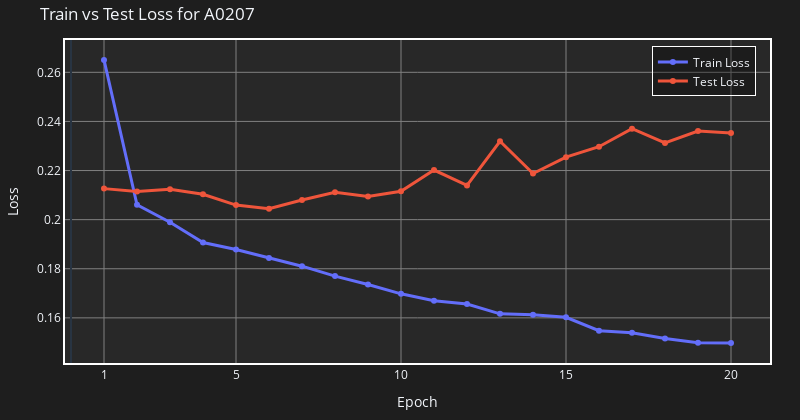
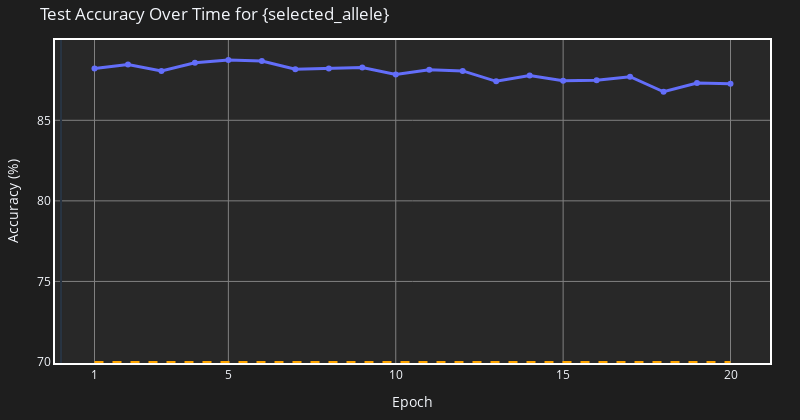
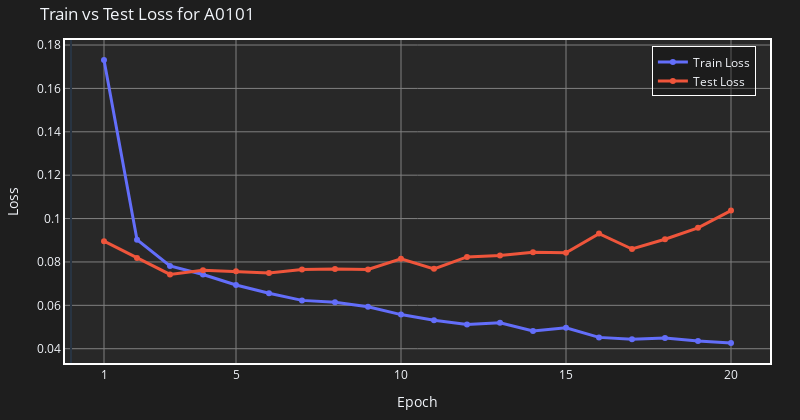
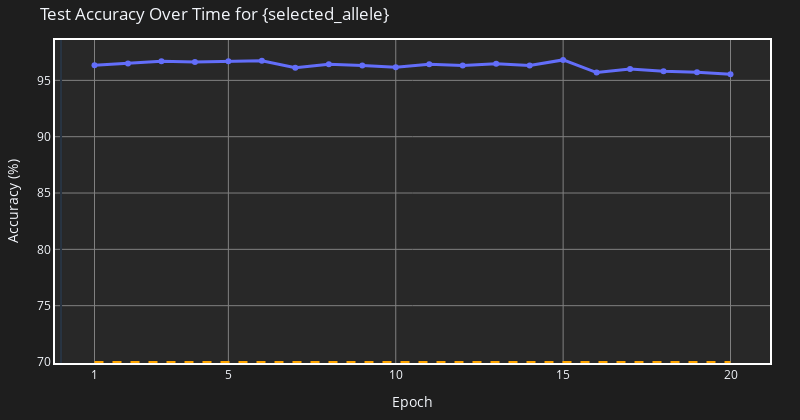

These figures' notebook cell, in order:
### Markdown cell above
##### Plot the train / tests losses. Include the plots obtained in your report.

### Code cell
from evaluation import plot_training_results

# Generate plots
for selected_allele, data in to_plot.items():
    train_losses = data['train_losses']
    test_losses = data['test_losses']
    accuracies = data['accuracies']
    epochs = data['epochs']
    plot_training_results(selected_allele, train_losses, test_losses, accuracies, 20)

### Figure 1 — Plotly figure (JSON) as saved in the notebook; plotly's stock layout.template omitted (floating-point values rounded to 4 significant figures)
{"data": [{"hoverinfo": "text", "hovertext": ["Epoch 1: 0.2651", "Epoch 2: 0.2061", "Epoch 3: 0.1989", "Epoch 4: 0.1907", "Epoch 5: 0.1878", "Epoch 6: 0.1844", "Epoch 7: 0.1811", "Epoch 8: 0.1770", "Epoch 9: 0.1736", "Epoch 10: 0.1698", "Epoch 11: 0.1670", "Epoch 12: 0.1656", "Epoch 13: 0.1616", "Epoch 14: 0.1613", "Epoch 15: 0.1602", "Epoch 16: 0.1548", "Epoch 17: 0.1540", "Epoch 18: 0.1516", "Epoch 19: 0.1499", "Epoch 20: 0.1497"], "line": {"width": 3}, "mode": "lines+markers", "name": "Train Loss", "type": "scatter", "x": [1, 2, 3, 4, 5, 6, 7, 8, 9, 10, 11, 12, 13, 14, 15, 16, 17, 18, 19, 20], "y": [0.2651, 0.2061, 0.1989, 0.1907, 0.1878, 0.1844, 0.1811, 0.177, 0.1736, 0.1698, 0.167, 0.1656, 0.1616, 0.1613, 0.1602, 0.1548, 0.154, 0.1516, 0.1499, 0.1497]}, {"hoverinfo": "text", "hovertext": ["Epoch 1: 0.2126", "Epoch 2: 0.2115", "Epoch 3: 0.2124", "Epoch 4: 0.2103", "Epoch 5: 0.2059", "Epoch 6: 0.2045", "Epoch 7: 0.2080", "Epoch 8: 0.2112", "Epoch 9: 0.2094", "Epoch 10: 0.2116", "Epoch 11: 0.2202", "Epoch 12: 0.2140", "Epoch 13: 0.2319", "Epoch 14: 0.2188", "Epoch 15: 0.2255", "Epoch 16: 0.2297", "Epoch 17: 0.2371", "Epoch 18: 0.2313", "Epoch 19: 0.2361", "Epoch 20: 0.2353"], "line": {"width": 3}, "mode": "lines+markers", "name": "Test Loss", "type": "scatter", "x": [1, 2, 3, 4, 5, 6, 7, 8, 9, 10, 11, 12, 13, 14, 15, 16, 17, 18, 19, 20], "y": [0.2126, 0.2115, 0.2124, 0.2103, 0.2059, 0.2045, 0.208, 0.2112, 0.2094, 0.2116, 0.2202, 0.214, 0.2319, 0.2188, 0.2255, 0.2297, 0.2371, 0.2313, 0.2361, 0.2353]}], "layout": {"height": 420, "legend": {"bgcolor": "rgba(0,0,0,0.3)", "bordercolor": "white", "borderwidth": 1, "x": 0.98, "xanchor": "right", "y": 0.98, "yanchor": "top"}, "margin": {"b": 40, "l": 40, "r": 30, "t": 40}, "paper_bgcolor": "rgba(30, 30, 30, 1)", "plot_bgcolor": "rgba(40, 40, 40, 1)", "title": {"text": "Train vs Test Loss for A0207"}, "width": 800, "xaxis": {"gridcolor": "gray", "gridwidth": 1, "linecolor": "white", "linewidth": 2, "mirror": true, "showgrid": true, "tickmode": "array", "tickvals": [1, 5, 10, 15, 20], "title": {"text": "Epoch"}, "zeroline": true, "zerolinewidth": 2}, "yaxis": {"gridcolor": "gray", "gridwidth": 1, "linecolor": "white", "linewidth": 2, "mirror": true, "showgrid": true, "title": {"text": "Loss"}, "zeroline": true, "zerolinewidth": 2}}}

### Figure 2 — Plotly figure (JSON) as saved in the notebook; plotly's stock layout.template omitted (floating-point values rounded to 4 significant figures)
{"data": [{"hoverinfo": "text", "hovertext": ["Epoch 1: 88.21%", "Epoch 2: 88.46%", "Epoch 3: 88.07%", "Epoch 4: 88.57%", "Epoch 5: 88.75%", "Epoch 6: 88.68%", "Epoch 7: 88.17%", "Epoch 8: 88.21%", "Epoch 9: 88.28%", "Epoch 10: 87.85%", "Epoch 11: 88.14%", "Epoch 12: 88.07%", "Epoch 13: 87.42%", "Epoch 14: 87.78%", "Epoch 15: 87.46%", "Epoch 16: 87.49%", "Epoch 17: 87.71%", "Epoch 18: 86.77%", "Epoch 19: 87.31%", "Epoch 20: 87.28%"], "line": {"width": 3}, "mode": "lines+markers", "name": "Test Accuracy", "type": "scatter", "x": [1, 2, 3, 4, 5, 6, 7, 8, 9, 10, 11, 12, 13, 14, 15, 16, 17, 18, 19, 20], "y": [88.21, 88.46, 88.07, 88.57, 88.75, 88.68, 88.17, 88.21, 88.28, 87.85, 88.14, 88.07, 87.42, 87.78, 87.46, 87.49, 87.71, 86.77, 87.31, 87.28]}], "layout": {"height": 420, "legend": {"bgcolor": "rgba(0,0,0,0.3)", "bordercolor": "white", "borderwidth": 1, "x": 0.98, "xanchor": "right", "y": 0.98, "yanchor": "top"}, "margin": {"b": 40, "l": 40, "r": 30, "t": 40}, "paper_bgcolor": "rgba(30, 30, 30, 1)", "plot_bgcolor": "rgba(40, 40, 40, 1)", "shapes": [{"line": {"color": "orange", "dash": "dash", "width": 2}, "type": "line", "x0": 1, "x1": 20, "y0": 70, "y1": 70}], "title": {"text": "Test Accuracy Over Time for {selected_allele}"}, "width": 800, "xaxis": {"gridcolor": "gray", "gridwidth": 1, "linecolor": "white", "linewidth": 2, "mirror": true, "showgrid": true, "tickmode": "array", "tickvals": [1, 5, 10, 15, 20], "title": {"text": "Epoch"}, "zeroline": true, "zerolinewidth": 2}, "yaxis": {"gridcolor": "gray", "gridwidth": 1, "linecolor": "white", "linewidth": 2, "mirror": true, "showgrid": true, "title": {"text": "Accuracy (%)"}, "zeroline": true, "zerolinewidth": 2}}}

### Figure 3 — Plotly figure (JSON) as saved in the notebook; plotly's stock layout.template omitted (floating-point values rounded to 4 significant figures)
{"data": [{"hoverinfo": "text", "hovertext": ["Epoch 1: 0.1731", "Epoch 2: 0.0903", "Epoch 3: 0.0782", "Epoch 4: 0.0742", "Epoch 5: 0.0694", "Epoch 6: 0.0656", "Epoch 7: 0.0623", "Epoch 8: 0.0614", "Epoch 9: 0.0593", "Epoch 10: 0.0557", "Epoch 11: 0.0531", "Epoch 12: 0.0512", "Epoch 13: 0.0519", "Epoch 14: 0.0482", "Epoch 15: 0.0497", "Epoch 16: 0.0452", "Epoch 17: 0.0443", "Epoch 18: 0.0449", "Epoch 19: 0.0436", "Epoch 20: 0.0426"], "line": {"width": 3}, "mode": "lines+markers", "name": "Train Loss", "type": "scatter", "x": [1, 2, 3, 4, 5, 6, 7, 8, 9, 10, 11, 12, 13, 14, 15, 16, 17, 18, 19, 20], "y": [0.1731, 0.09026, 0.07815, 0.07424, 0.06939, 0.06561, 0.06229, 0.06143, 0.05932, 0.05574, 0.05312, 0.05115, 0.05193, 0.04816, 0.04966, 0.04523, 0.04432, 0.04489, 0.04357, 0.04259]}, {"hoverinfo": "text", "hovertext": ["Epoch 1: 0.0896", "Epoch 2: 0.0819", "Epoch 3: 0.0743", "Epoch 4: 0.0762", "Epoch 5: 0.0757", "Epoch 6: 0.0749", "Epoch 7: 0.0765", "Epoch 8: 0.0767", "Epoch 9: 0.0766", "Epoch 10: 0.0815", "Epoch 11: 0.0768", "Epoch 12: 0.0823", "Epoch 13: 0.0830", "Epoch 14: 0.0844", "Epoch 15: 0.0842", "Epoch 16: 0.0931", "Epoch 17: 0.0860", "Epoch 18: 0.0905", "Epoch 19: 0.0957", "Epoch 20: 0.1037"], "line": {"width": 3}, "mode": "lines+markers", "name": "Test Loss", "type": "scatter", "x": [1, 2, 3, 4, 5, 6, 7, 8, 9, 10, 11, 12, 13, 14, 15, 16, 17, 18, 19, 20], "y": [0.08958, 0.08187, 0.07426, 0.07617, 0.07569, 0.07495, 0.07647, 0.07671, 0.07655, 0.08148, 0.07683, 0.08232, 0.083, 0.08442, 0.08421, 0.09308, 0.08596, 0.09048, 0.09571, 0.1037]}], "layout": {"height": 420, "legend": {"bgcolor": "rgba(0,0,0,0.3)", "bordercolor": "white", "borderwidth": 1, "x": 0.98, "xanchor": "right", "y": 0.98, "yanchor": "top"}, "margin": {"b": 40, "l": 40, "r": 30, "t": 40}, "paper_bgcolor": "rgba(30, 30, 30, 1)", "plot_bgcolor": "rgba(40, 40, 40, 1)", "title": {"text": "Train vs Test Loss for A0101"}, "width": 800, "xaxis": {"gridcolor": "gray", "gridwidth": 1, "linecolor": "white", "linewidth": 2, "mirror": true, "showgrid": true, "tickmode": "array", "tickvals": [1, 5, 10, 15, 20], "title": {"text": "Epoch"}, "zeroline": true, "zerolinewidth": 2}, "yaxis": {"gridcolor": "gray", "gridwidth": 1, "linecolor": "white", "linewidth": 2, "mirror": true, "showgrid": true, "title": {"text": "Loss"}, "zeroline": true, "zerolinewidth": 2}}}

### Figure 4 — Plotly figure (JSON) as saved in the notebook; plotly's stock layout.template omitted (floating-point values rounded to 4 significant figures)
{"data": [{"hoverinfo": "text", "hovertext": ["Epoch 1: 96.35%", "Epoch 2: 96.51%", "Epoch 3: 96.70%", "Epoch 4: 96.62%", "Epoch 5: 96.70%", "Epoch 6: 96.74%", "Epoch 7: 96.12%", "Epoch 8: 96.43%", "Epoch 9: 96.31%", "Epoch 10: 96.16%", "Epoch 11: 96.43%", "Epoch 12: 96.31%", "Epoch 13: 96.47%", "Epoch 14: 96.31%", "Epoch 15: 96.82%", "Epoch 16: 95.69%", "Epoch 17: 96.00%", "Epoch 18: 95.81%", "Epoch 19: 95.73%", "Epoch 20: 95.54%"], "line": {"width": 3}, "mode": "lines+markers", "name": "Test Accuracy", "type": "scatter", "x": [1, 2, 3, 4, 5, 6, 7, 8, 9, 10, 11, 12, 13, 14, 15, 16, 17, 18, 19, 20], "y": [96.35, 96.51, 96.7, 96.62, 96.7, 96.74, 96.12, 96.43, 96.31, 96.16, 96.43, 96.31, 96.47, 96.31, 96.82, 95.69, 96.0, 95.81, 95.73, 95.54]}], "layout": {"height": 420, "legend": {"bgcolor": "rgba(0,0,0,0.3)", "bordercolor": "white", "borderwidth": 1, "x": 0.98, "xanchor": "right", "y": 0.98, "yanchor": "top"}, "margin": {"b": 40, "l": 40, "r": 30, "t": 40}, "paper_bgcolor": "rgba(30, 30, 30, 1)", "plot_bgcolor": "rgba(40, 40, 40, 1)", "shapes": [{"line": {"color": "orange", "dash": "dash", "width": 2}, "type": "line", "x0": 1, "x1": 20, "y0": 70, "y1": 70}], "title": {"text": "Test Accuracy Over Time for {selected_allele}"}, "width": 800, "xaxis": {"gridcolor": "gray", "gridwidth": 1, "linecolor": "white", "linewidth": 2, "mirror": true, "showgrid": true, "tickmode": "array", "tickvals": [1, 5, 10, 15, 20], "title": {"text": "Epoch"}, "zeroline": true, "zerolinewidth": 2}, "yaxis": {"gridcolor": "gray", "gridwidth": 1, "linecolor": "white", "linewidth": 2, "mirror": true, "showgrid": true, "title": {"text": "Accuracy (%)"}, "zeroline": true, "zerolinewidth": 2}}}
